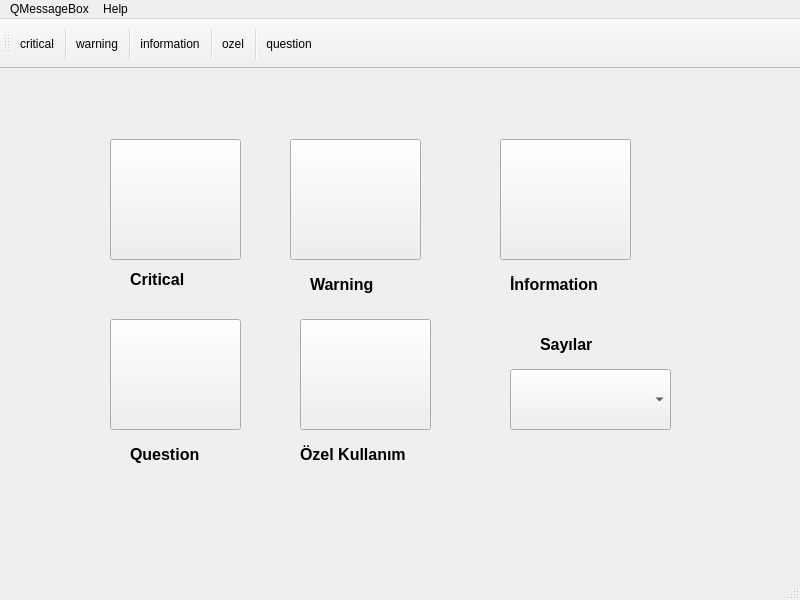
<?xml version="1.0" encoding="UTF-8"?>
<ui version="4.0">
 <class>MainWindow</class>
 <widget class="QMainWindow" name="MainWindow">
  <property name="geometry">
   <rect>
    <x>0</x>
    <y>0</y>
    <width>800</width>
    <height>600</height>
   </rect>
  </property>
  <property name="windowTitle">
   <string>MainWindow</string>
  </property>
  <property name="windowIcon">
   <iconset resource="icon.qrc">
    <normaloff>:/icon/icon/questions.png</normaloff>:/icon/icon/questions.png</iconset>
  </property>
  <widget class="QWidget" name="centralwidget">
   <widget class="QComboBox" name="comboBox">
    <property name="geometry">
     <rect>
      <x>510</x>
      <y>300</y>
      <width>161</width>
      <height>61</height>
     </rect>
    </property>
   </widget>
   <widget class="QPushButton" name="pushButton_critical">
    <property name="geometry">
     <rect>
      <x>110</x>
      <y>70</y>
      <width>131</width>
      <height>121</height>
     </rect>
    </property>
    <property name="styleSheet">
     <string notr="true">qproperty-icon:url(:/icon/icon/critical.png)</string>
    </property>
    <property name="text">
     <string/>
    </property>
    <property name="iconSize">
     <size>
      <width>141</width>
      <height>91</height>
     </size>
    </property>
   </widget>
   <widget class="QPushButton" name="pushButton_warning">
    <property name="geometry">
     <rect>
      <x>290</x>
      <y>70</y>
      <width>131</width>
      <height>121</height>
     </rect>
    </property>
    <property name="styleSheet">
     <string notr="true">qproperty-icon:url(:/icon/icon/warning.png)</string>
    </property>
    <property name="text">
     <string/>
    </property>
    <property name="iconSize">
     <size>
      <width>141</width>
      <height>91</height>
     </size>
    </property>
   </widget>
   <widget class="QPushButton" name="pushButton_information">
    <property name="geometry">
     <rect>
      <x>500</x>
      <y>70</y>
      <width>131</width>
      <height>121</height>
     </rect>
    </property>
    <property name="styleSheet">
     <string notr="true">qproperty-icon:url(:/icon/icon/information.png)</string>
    </property>
    <property name="text">
     <string/>
    </property>
    <property name="iconSize">
     <size>
      <width>141</width>
      <height>91</height>
     </size>
    </property>
   </widget>
   <widget class="QPushButton" name="pushButton_question">
    <property name="geometry">
     <rect>
      <x>110</x>
      <y>250</y>
      <width>131</width>
      <height>111</height>
     </rect>
    </property>
    <property name="styleSheet">
     <string notr="true">qproperty-icon:url(:/icon/icon/questions.png)</string>
    </property>
    <property name="text">
     <string/>
    </property>
    <property name="iconSize">
     <size>
      <width>141</width>
      <height>80</height>
     </size>
    </property>
   </widget>
   <widget class="QPushButton" name="pushButton_ozel_kullanim">
    <property name="geometry">
     <rect>
      <x>300</x>
      <y>250</y>
      <width>131</width>
      <height>111</height>
     </rect>
    </property>
    <property name="styleSheet">
     <string notr="true">qproperty-icon:url(:/icon/icon/123.png)</string>
    </property>
    <property name="text">
     <string/>
    </property>
    <property name="iconSize">
     <size>
      <width>141</width>
      <height>80</height>
     </size>
    </property>
   </widget>
   <widget class="QLabel" name="label">
    <property name="geometry">
     <rect>
      <x>130</x>
      <y>200</y>
      <width>81</width>
      <height>21</height>
     </rect>
    </property>
    <property name="font">
     <font>
      <pointsize>12</pointsize>
      <weight>75</weight>
      <bold>true</bold>
     </font>
    </property>
    <property name="text">
     <string>Critical</string>
    </property>
   </widget>
   <widget class="QLabel" name="label_2">
    <property name="geometry">
     <rect>
      <x>310</x>
      <y>200</y>
      <width>91</width>
      <height>31</height>
     </rect>
    </property>
    <property name="font">
     <font>
      <pointsize>12</pointsize>
      <weight>75</weight>
      <bold>true</bold>
     </font>
    </property>
    <property name="text">
     <string>Warning</string>
    </property>
   </widget>
   <widget class="QLabel" name="label_3">
    <property name="geometry">
     <rect>
      <x>510</x>
      <y>190</y>
      <width>121</width>
      <height>51</height>
     </rect>
    </property>
    <property name="font">
     <font>
      <pointsize>12</pointsize>
      <weight>75</weight>
      <bold>true</bold>
     </font>
    </property>
    <property name="text">
     <string>İnformation</string>
    </property>
   </widget>
   <widget class="QLabel" name="label_4">
    <property name="geometry">
     <rect>
      <x>130</x>
      <y>370</y>
      <width>91</width>
      <height>31</height>
     </rect>
    </property>
    <property name="font">
     <font>
      <pointsize>12</pointsize>
      <weight>75</weight>
      <bold>true</bold>
     </font>
    </property>
    <property name="text">
     <string>Question</string>
    </property>
   </widget>
   <widget class="QLabel" name="label_5">
    <property name="geometry">
     <rect>
      <x>300</x>
      <y>360</y>
      <width>141</width>
      <height>51</height>
     </rect>
    </property>
    <property name="font">
     <font>
      <pointsize>12</pointsize>
      <weight>75</weight>
      <bold>true</bold>
     </font>
    </property>
    <property name="text">
     <string>Özel Kullanım</string>
    </property>
   </widget>
   <widget class="QLabel" name="label_6">
    <property name="geometry">
     <rect>
      <x>540</x>
      <y>260</y>
      <width>91</width>
      <height>31</height>
     </rect>
    </property>
    <property name="font">
     <font>
      <pointsize>12</pointsize>
      <weight>75</weight>
      <bold>true</bold>
     </font>
    </property>
    <property name="text">
     <string>Sayılar</string>
    </property>
   </widget>
  </widget>
  <widget class="QMenuBar" name="menubar">
   <property name="geometry">
    <rect>
     <x>0</x>
     <y>0</y>
     <width>800</width>
     <height>26</height>
    </rect>
   </property>
   <widget class="QMenu" name="menuQMessageBox">
    <property name="title">
     <string>QMessageBox</string>
    </property>
    <addaction name="actioncritical"/>
    <addaction name="separator"/>
    <addaction name="actionwarning"/>
    <addaction name="separator"/>
    <addaction name="actioninformation"/>
    <addaction name="separator"/>
    <addaction name="action123"/>
    <addaction name="separator"/>
    <addaction name="actionquestion"/>
   </widget>
   <widget class="QMenu" name="menuHelp">
    <property name="title">
     <string>Help</string>
    </property>
   </widget>
   <addaction name="menuQMessageBox"/>
   <addaction name="menuHelp"/>
  </widget>
  <widget class="QStatusBar" name="statusbar"/>
  <widget class="QToolBar" name="toolBar">
   <property name="minimumSize">
    <size>
     <width>0</width>
     <height>50</height>
    </size>
   </property>
   <property name="windowTitle">
    <string>toolBar</string>
   </property>
   <attribute name="toolBarArea">
    <enum>TopToolBarArea</enum>
   </attribute>
   <attribute name="toolBarBreak">
    <bool>false</bool>
   </attribute>
   <addaction name="actioncritical"/>
   <addaction name="separator"/>
   <addaction name="actionwarning"/>
   <addaction name="separator"/>
   <addaction name="actioninformation"/>
   <addaction name="separator"/>
   <addaction name="action123"/>
   <addaction name="separator"/>
   <addaction name="actionquestion"/>
  </widget>
  <action name="actioncritical">
   <property name="icon">
    <iconset resource="icon.qrc">
     <normaloff>:/icon/icon/critical.png</normaloff>:/icon/icon/critical.png</iconset>
   </property>
   <property name="text">
    <string>critical</string>
   </property>
  </action>
  <action name="actionwarning">
   <property name="icon">
    <iconset resource="icon.qrc">
     <normaloff>:/icon/icon/warning.png</normaloff>:/icon/icon/warning.png</iconset>
   </property>
   <property name="text">
    <string>warning</string>
   </property>
  </action>
  <action name="actioninformation">
   <property name="icon">
    <iconset resource="icon.qrc">
     <normaloff>:/icon/icon/information.png</normaloff>:/icon/icon/information.png</iconset>
   </property>
   <property name="text">
    <string>information</string>
   </property>
  </action>
  <action name="action123">
   <property name="icon">
    <iconset resource="icon.qrc">
     <normaloff>:/icon/icon/123.png</normaloff>:/icon/icon/123.png</iconset>
   </property>
   <property name="text">
    <string>ozel</string>
   </property>
   <property name="toolTip">
    <string>ozel</string>
   </property>
  </action>
  <action name="actionquestion">
   <property name="icon">
    <iconset resource="icon.qrc">
     <normaloff>:/icon/icon/questions.png</normaloff>:/icon/icon/questions.png</iconset>
   </property>
   <property name="text">
    <string>question</string>
   </property>
  </action>
 </widget>
 <resources>
  <include location="icon.qrc"/>
 </resources>
 <connections/>
</ui>
